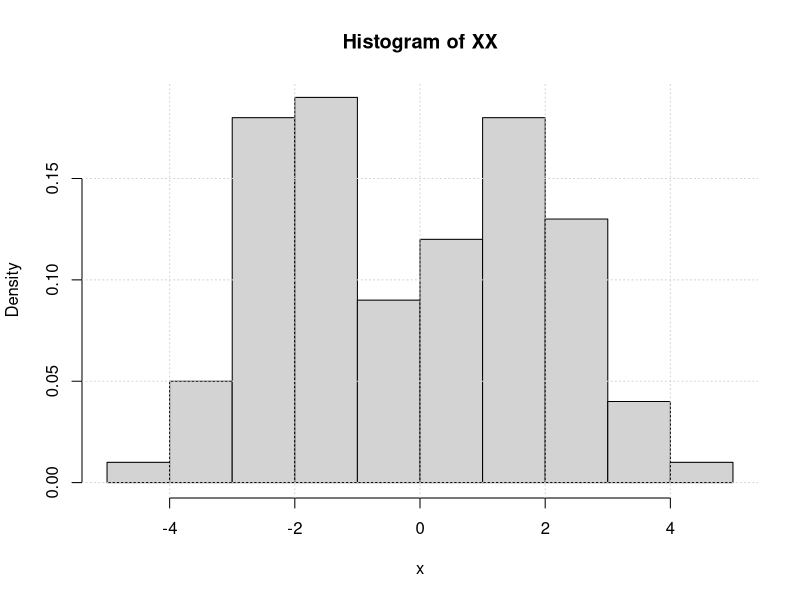
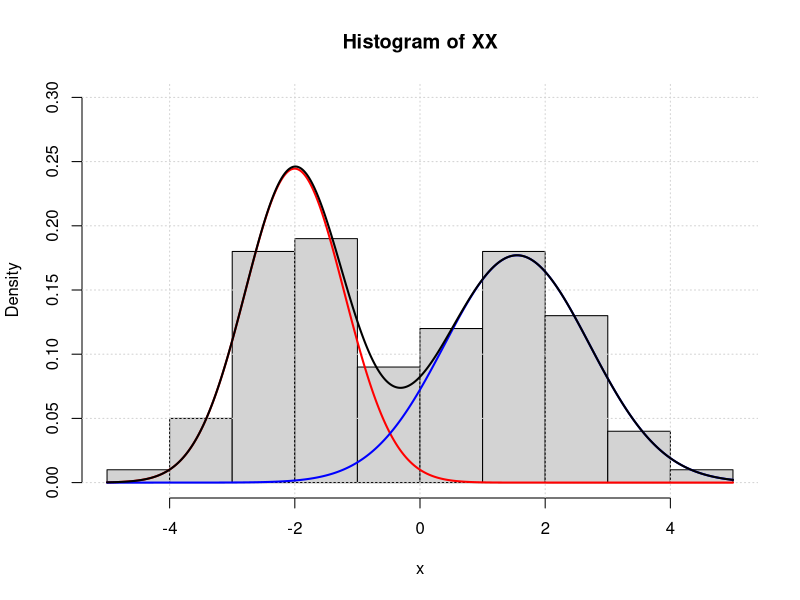
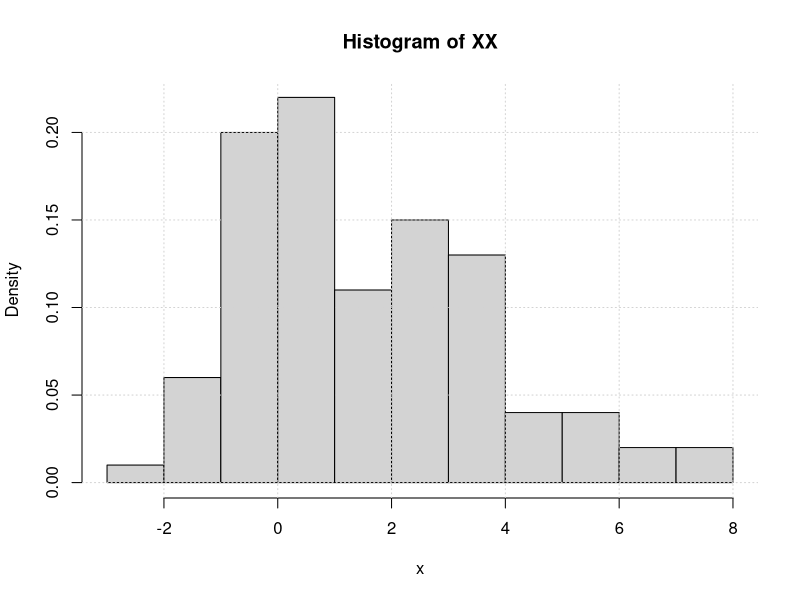
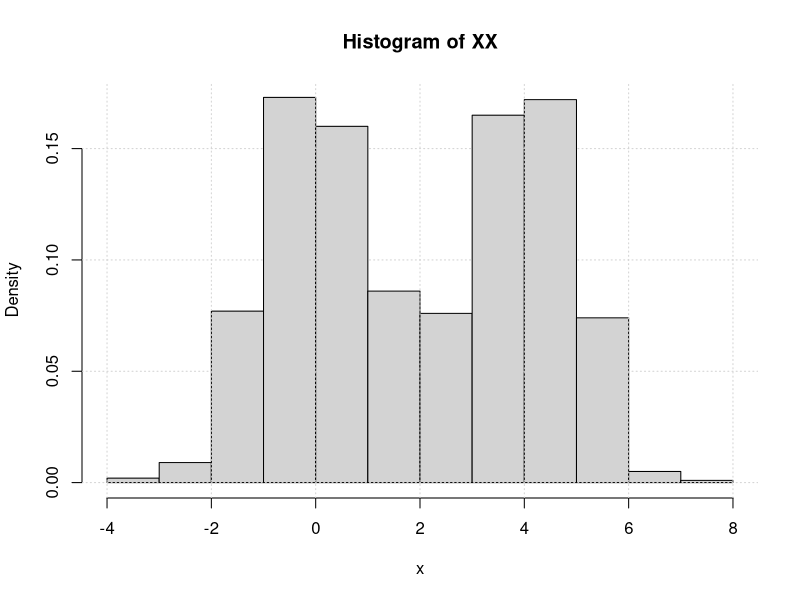
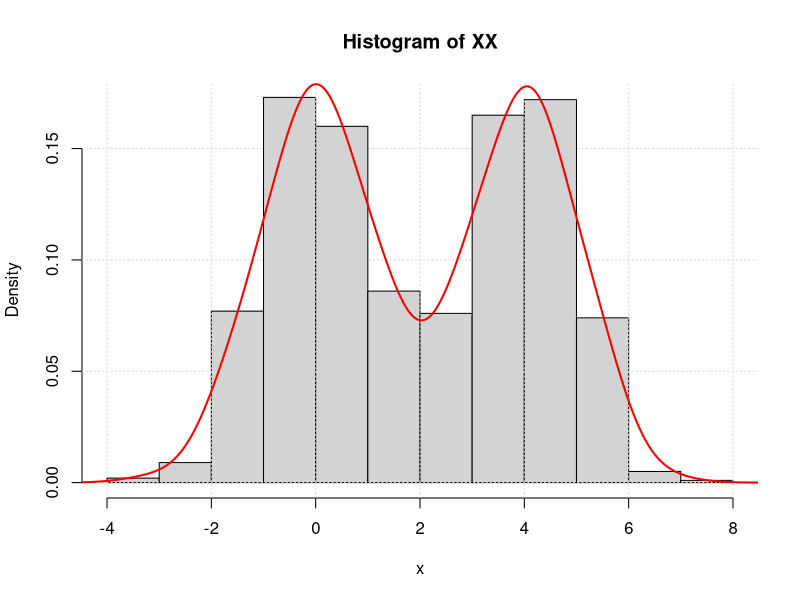
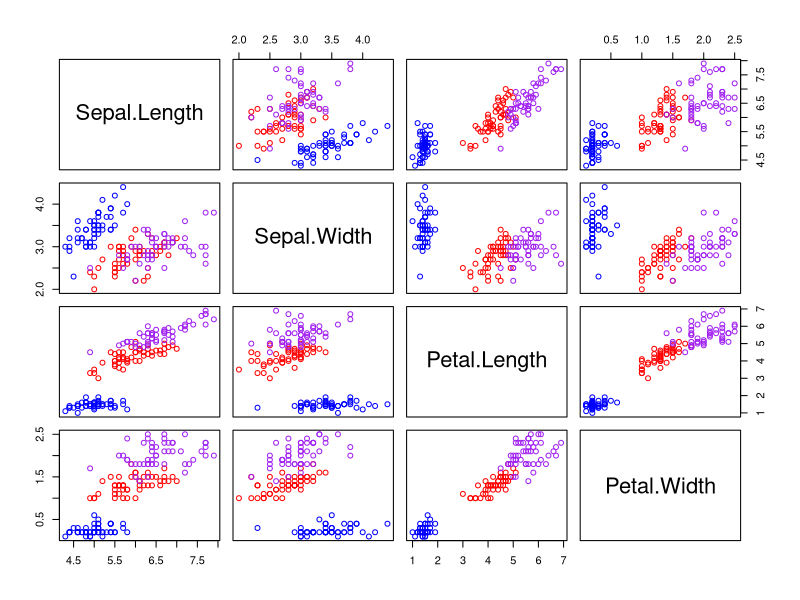
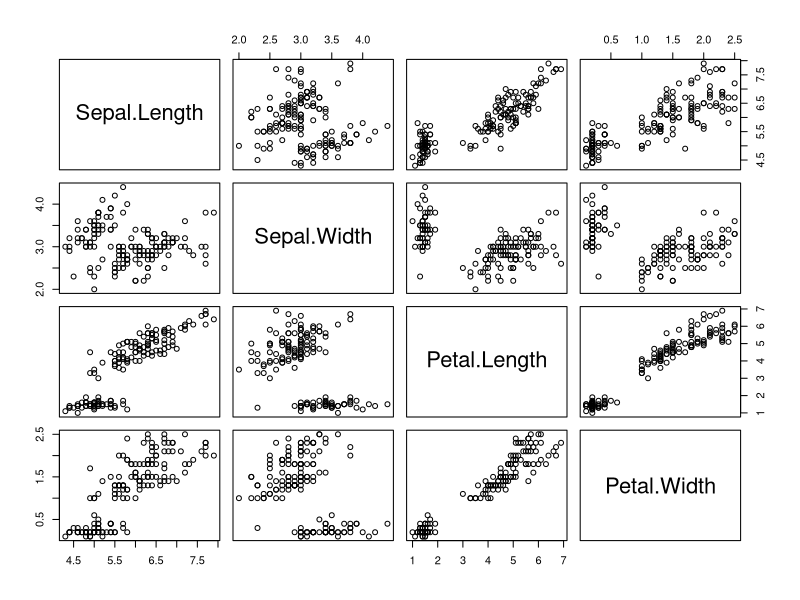
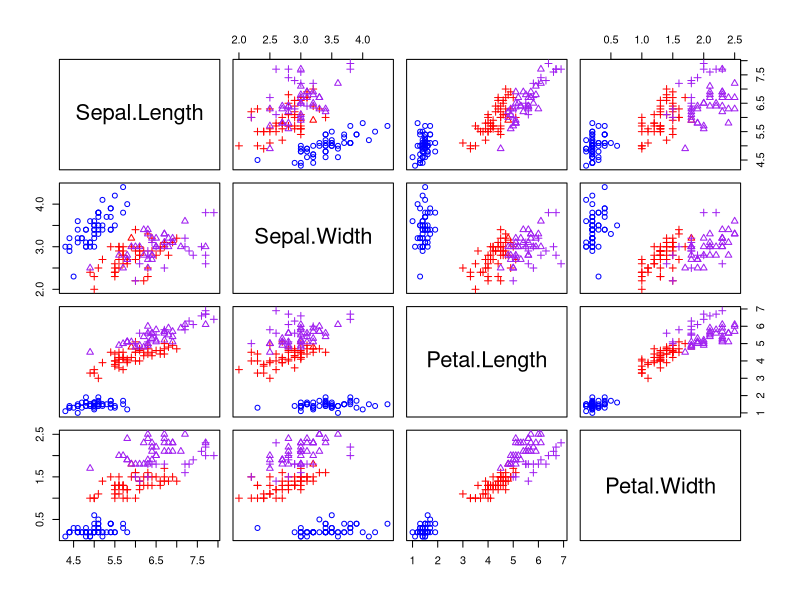

Generate these figures, in order, with R:
## ---- chunk 1
knitr::opts_chunk$set(echo = TRUE)
## ---- chunk 2
# Set a random seed
set.seed(123)
# Set pi
Pi <- c(0.5,0.5)
# Set mu
Mu <- c(-2,2)
# Set sigma^2
Sigma_s <- c(1,1)
# Set n
nn <- 100
# Define a function for sampling from a discrete distribution with the parameters Pi
sampler <- function(n) {
  # Get cutoff values
  cutoff <- cumsum(Pi)
  # Generate n uniform random variables
  rando <- runif(n)
  # Obtain the random sample using the cutoffs
  samp <- sapply(rando,
                 function(rr) {which(cutoff>rr)[1]})
}
# Obtain a sample from the discrete distribution
ZZ <- sampler(nn)
# Initialize a vector to store the X values
XX <- c()
# Using the discrete sample, generate a sample from the desired mixture model
for (zz in 1:2) {
  XX <- c(XX,
              rnorm(sum(ZZ==zz),Mu[zz],sqrt(Sigma_s[zz])))
}
# Plot a histogram
hist(XX,xlab='x',probability = T)
# Add a grid
grid()
## ---- chunk 3
# Load the mixtools package
library(mixtools)
# Set your initial values theta_(0) at the true generative values
Pi0 <- Pi
Mu0 <- Mu
Sigma_s0 <- Sigma_s
# Use the normalmixEM function form mixtools to fit a mixture model (k is the number of components here)
mixfit <- normalmixEM(XX,
                      Pi0, Mu0, sqrt(Sigma_s0),
                      k=2)
# Display the parameter estimates, noting that normalmixEM uses the notation lambda for pi
summary(mixfit)
## ---- chunk 4
# Access fitted values
Pi_hat <- mixfit$lambda
Mu_hat <- mixfit$mu
Sigma_s_hat <- mixfit$sigma^2
# Plot the histogram again
hist(XX,xlab='x',probability = T,ylim=c(0,0.3))
# Add a grid
grid()
# Make a dummy variable for the plot device
dum <- seq(-5,5,length.out = 1000)
# Plot the component densities in red and blue
lines(dum,
      Pi_hat[1]*dnorm(dum,Mu_hat[1],sqrt(Sigma_s_hat[1])),
      col='red',lwd=2)
lines(dum,
      Pi_hat[2]*dnorm(dum,Mu_hat[2],sqrt(Sigma_s_hat[2])),
      col='blue',lwd=2)
# Plot the overvall mixture model in black
lines(dum,
      Pi_hat[1]*dnorm(dum,Mu_hat[1],sqrt(Sigma_s_hat[1]))+
      Pi_hat[2]*dnorm(dum,Mu_hat[2],sqrt(Sigma_s_hat[2])),
      lwd=2)
## ---- chunk 5
# Set a random seed
set.seed(321)
# Set pi
Pi <- c(0.5,0.3,0.2)
# Set mu
Mu <- c(0,2,4)
# Set sigma^2
Sigma_s <- c(1,2,3)
# Set n
nn <- 100
# Define a function for sampling from a discrete distribution with the parameters Pi
sampler <- function(n) {
  # Get cutoff values
  cutoff <- cumsum(Pi)
  # Generate n uniform random variables
  rando <- runif(n)
  # Obtain the random sample using the cutoffs
  samp <- sapply(rando,
                 function(rr) {which(cutoff>rr)[1]})
}
# Obtain a sample from the discrete distribution
ZZ <- sampler(nn)
# Initialize a vector to store the X values
XX <- c()
# Using the discrete sample, generate a sample from the desired mixture model
for (zz in 1:3) {
  XX <- c(XX,
              rnorm(sum(ZZ==zz),Mu[zz],sqrt(Sigma_s[zz])))
}
# Plot a histogram
hist(XX,xlab='x',probability = T)
# Add a grid
grid()
## ---- chunk 6
# Set random seed
set.seed(123)
# Set n
nn <- 1000
# Generate random data
XX <- c(rt(nn/2,df=100), 4 + rt(nn/2,df=30))
# Visualize the data via a histogram
hist(XX,xlab='x',probability = T)
# Add a grid
grid()
## ---- chunk 7
# Construct a kernel density estimator
kde <- density(XX)
# Visualize the data via a histogram
hist(XX,xlab='x',probability = T)
# Add a grid
grid()
# Plot the kernel density estimator on top
lines(kde,lwd=2,col='red')
## ---- chunk 8
# Load the iris data
data(iris)
# Obtain the setosa summary
summary(iris[which(iris$Species=='setosa'),1:4])
# Obtain the versicolor summary
summary(iris[which(iris$Species=='versicolor'),1:4])
# Obtain the virginica summary
summary(iris[which(iris$Species=='virginica'),1:4])
## ---- chunk 9
# Plot the data in a matrix plot
plot(iris[,1:4],
     col=c('blue','red','purple')[as.numeric(iris[,5])])
## ---- chunk 10
# Plot the data in a matrix plot
plot(iris[,1:4])
## ---- chunk 11
# Load the mixtools package
library(mixtools)
# Set random seed
set.seed(111)
# Fit the mixture model using mixtools (recall that k is the number of components)
mixfit <- mvnormalmixEM(iris[,-5],
                        k=3)
# Obtain the estimated mixing proportions
mixfit$lambda
# Obtain the estimated means
mixfit$mu
# Obtain the estimated covariances
mixfit$sigma
## ---- chunk 12
# Perform the clustering
clustering <- apply(mixfit$posterior,1,which.max)
# Print the first 6 outputs
head(clustering)
## ---- chunk 13
# Plot the data in a matrix plot
plot(iris[,1:4],
     col=c('blue','red','purple')[as.numeric(iris[,5])],
     pch=clustering)
## ---- chunk 14
# Set random seed
set.seed(100)
# Set n
nn <- 10
# Set m
mm <- 10
# Create a list to store Y_i vectors
ylist <- list()
# Create a list to store B_i vectors
Blist <- list()
# Create a list to store X_i matrices
Xlist <- list()
# Use a loop to generate the data
for (ii in 1:nn) {
  # Make the X matrices
  Xlist[[ii]] <- cbind(1,1:mm)
  # Make the B vectors
  Blist[[ii]] <- rnorm(2,0,1)
  # Generate the Y values
  ylist[[ii]] <- Xlist[[ii]]%*%(matrix(Blist[[ii]],2,1)+matrix(c(1,1),2,1))+rnorm(mm,0,0.5)
}
# Plot the mean function
plot(1:nn,1+1:nn,type='l',lwd=2,xlab='k',ylab='y',ylim=c(min(unlist(ylist)),max(unlist(ylist))))
for (ii in 1:nn) {
  # Plot each set of points
  points(1:nn,ylist[[ii]],col=rainbow(nn)[ii])
  # Plot each mean line
  lines(1:nn,1+Blist[[ii]][1]+(1+Blist[[ii]][2])*(1:nn),
        col=rainbow(nn)[ii],lwd=2,lty=1)
}
# Draw a grid
grid()
## ---- chunk 15
# Load lme4 package
library(lme4)
# Put data in long format with three columns for y, k, and i
data_forlmm <- as.data.frame(cbind(unlist(ylist),
                                   rep(1:10,10),
                                   unlist(lapply(1:10,rep,10))))
# Name the columns
names(data_forlmm) <- c('y','k','i')
# Fit the repeated measures model (REML=F turns on MLE)
lmm <- lmer(y~k+(1+k|i),data=data_forlmm,REML=F)
# Extract the coefficients B_i from the fitted model
coeffs <- ranef(lmm)$i
# Plot the mean function
plot(1:nn,1+1:nn,type='l',lwd=2,xlab='k',ylab='y',ylim=c(min(unlist(ylist)),max(unlist(ylist))))
for (ii in 1:nn) {
  # Plot each set of points
  points(1:nn,ylist[[ii]],col=rainbow(nn)[ii])
  # Plot each mean line
  lines(1:nn,1+Blist[[ii]][1]+(1+Blist[[ii]][2])*(1:nn),
        col=rainbow(nn)[ii],lwd=2,lty=1)
}
# Begin a loop to plot the individual lines
for (ii in 1:nn) {
  # Plot the individual lines in dashed lines
  lines(1:nn,1+coeffs[ii,1]+(1+coeffs[ii,2])*(1:nn),
        col=rainbow(nn)[ii],lwd=2,lty=2)
}
# Plot fitted mean line
lines(1:nn, fixef(lmm)[1] + fixef(lmm)[2]*(1:nn),
      lwd=2,lty=2)
# Add a grid
grid()
## ---- chunk 16
# Load sleepstudy data
data(sleepstudy)
# Get each of the different subject labels
unique_sub <- unique(sleepstudy$Subject)
# Construct an empty plot with appropriate size window
plot(c(0,9),c(min(sleepstudy$Reaction),max(sleepstudy$Reaction)),
     xlab='Day',ylab='Reaction time')
# For loop to plot data for each subject
for (ss in 1:18) {
  # Plot the data for individual subject
  points(0:9,
         sleepstudy$Reaction[sleepstudy$Subject==unique_sub[ss]],
         col=rainbow(18)[ss])
}
# Add a grid
grid()
